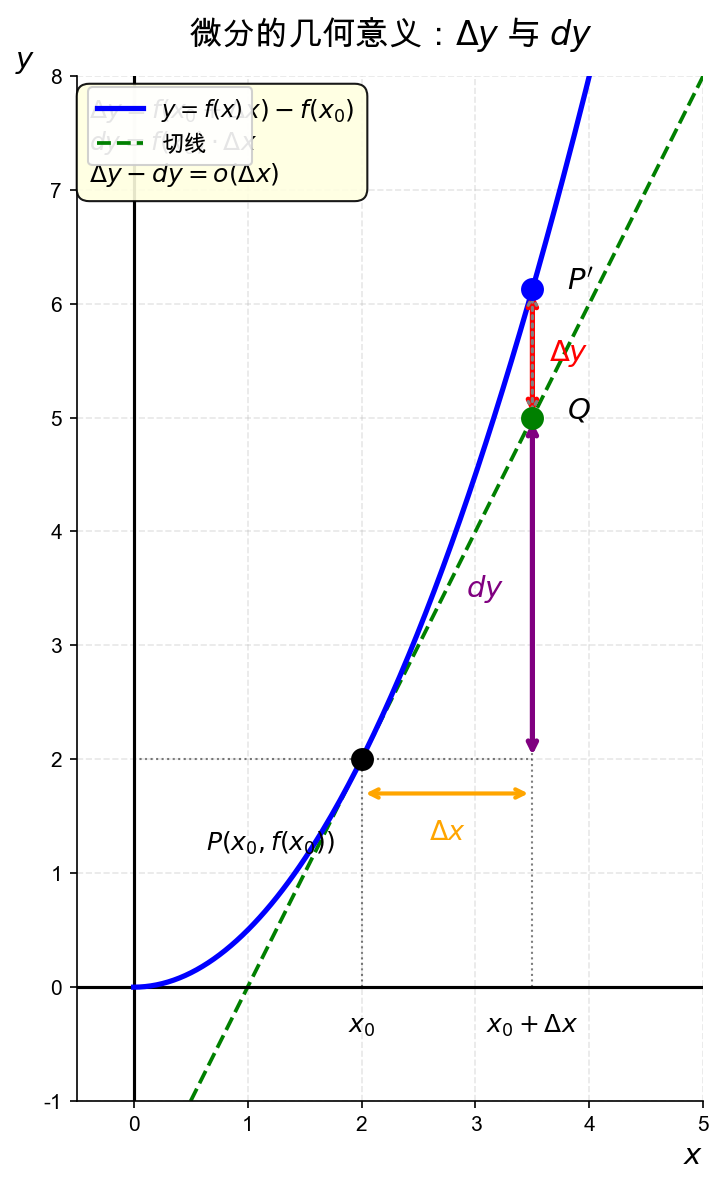

The script that saved this image:
#!/usr/bin/env python3
# -*- coding: utf-8 -*-
"""
微分概念的几何图示
展示 Δy（真实增量）和 dy（微分）的区别
"""

import matplotlib.pyplot as plt
import numpy as np
import matplotlib.patches as mpatches

# 设置中文字体
plt.rcParams['font.sans-serif'] = ['PingFang SC', 'SimHei', 'Arial Unicode MS']
plt.rcParams['axes.unicode_minus'] = False

# 创建图形
fig, ax = plt.subplots(figsize=(10, 8), dpi=150)

# 定义函数 f(x) = x^2（或其他曲线）
def f(x):
    return 0.5 * x**2

# 导数 f'(x) = x
def f_prime(x):
    return x

# 设置参数
x0 = 2  # 起始点
delta_x = 1.5  # 增量
x1 = x0 + delta_x  # 终点

# 计算关键点的 y 值
y0 = f(x0)
y1 = f(x1)
dy = f_prime(x0) * delta_x  # 微分（切线增量）

# 绘制曲线
x_curve = np.linspace(0, 5, 200)
y_curve = f(x_curve)
ax.plot(x_curve, y_curve, 'b-', linewidth=2.5, label=r'$y = f(x)$', zorder=3)

# 绘制切线
x_tangent = np.linspace(0.5, 5, 100)
y_tangent = f(x0) + f_prime(x0) * (x_tangent - x0)
ax.plot(x_tangent, y_tangent, 'g--', linewidth=1.8, label=r'切线', zorder=2)

# 绘制关键点
# P: 起点
ax.plot(x0, y0, 'ko', markersize=10, zorder=5)
ax.annotate(r'$P(x_0, f(x_0))$', xy=(x0, y0), xytext=(x0-0.8, y0-0.8),
            fontsize=12, ha='center')

# P': 曲线上的真实终点
ax.plot(x1, y1, 'bo', markersize=10, zorder=5)
ax.annotate(r"$P'$", xy=(x1, y1), xytext=(x1+0.3, y1),
            fontsize=14, ha='left', fontweight='bold')

# Q: 切线上的点
y_q = y0 + dy
ax.plot(x1, y_q, 'go', markersize=10, zorder=5)
ax.annotate(r'$Q$', xy=(x1, y_q), xytext=(x1+0.3, y_q),
            fontsize=14, ha='left', fontweight='bold')

# 绘制 Δy（真实增量）- 垂直线从 Q 到 P'
ax.annotate('', xy=(x1, y1), xytext=(x1, y_q),
            arrowprops=dict(arrowstyle='<->', color='red', lw=2.5))
ax.text(x1 + 0.15, (y1 + y_q)/2, r'$\Delta y$', fontsize=14, color='red',
        fontweight='bold', va='center')

# 绘制 dy（微分）- 垂直线从 P 到 Q
ax.annotate('', xy=(x1, y_q), xytext=(x1, y0),
            arrowprops=dict(arrowstyle='<->', color='purple', lw=2.5))
ax.text(x1 - 0.25, (y_q + y0)/2, r'$dy$', fontsize=14, color='purple',
        fontweight='bold', va='center', ha='right')

# 绘制 Δx（水平增量）
ax.annotate('', xy=(x1, y0-0.3), xytext=(x0, y0-0.3),
            arrowprops=dict(arrowstyle='<->', color='orange', lw=2))
ax.text((x0+x1)/2, y0-0.7, r'$\Delta x$', fontsize=13, color='orange',
        ha='center', fontweight='bold')

# 绘制 o(Δx) 误差标注 - 从 Q 到 P' 的一小段
# 用虚线矩形标注
ax.annotate('', xy=(x1, y1), xytext=(x1, y_q),
            arrowprops=dict(arrowstyle='<->', color='gray', lw=1.5,
                          linestyle=':'))

# 绘制辅助虚线
ax.plot([x0, x0], [0, y0], 'k:', linewidth=1, alpha=0.5)
ax.plot([x1, x1], [0, y1], 'k:', linewidth=1, alpha=0.5)
ax.plot([0, x1], [y0, y0], 'k:', linewidth=1, alpha=0.5)

# 标注 x₀ 和 x₀+Δx
ax.text(x0, -0.4, r'$x_0$', fontsize=12, ha='center')
ax.text(x1, -0.4, r'$x_0 + \Delta x$', fontsize=12, ha='center')

# 设置坐标轴
ax.set_xlim(-0.5, 5)
ax.set_ylim(-1, 8)
ax.set_aspect('equal')

# 绘制坐标轴（穿过原点风格）
ax.axhline(y=0, color='black', linewidth=1.5)
ax.axvline(x=0, color='black', linewidth=1.5)
ax.set_xlabel(r'$x$', fontsize=14, loc='right')
ax.set_ylabel(r'$y$', fontsize=14, loc='top', rotation=0)

# 添加图例
legend = ax.legend(loc='upper left', fontsize=11, framealpha=0.9)

# 添加公式说明框
textstr = '\n'.join([
    r'$\Delta y = f(x_0 + \Delta x) - f(x_0)$',
    r'$dy = f''(x_0) \cdot \Delta x$',
    r'$\Delta y - dy = o(\Delta x)$'
])
props = dict(boxstyle='round,pad=0.5', facecolor='lightyellow', alpha=0.9)
ax.text(0.02, 0.98, textstr, transform=ax.transAxes, fontsize=12,
        verticalalignment='top', bbox=props)

# 设置标题
ax.set_title(r'微分的几何意义：$\Delta y$ 与 $dy$', fontsize=16, fontweight='bold', pad=15)

# 移除顶部和右侧边框
ax.spines['top'].set_visible(False)
ax.spines['right'].set_visible(False)

# 设置网格
ax.grid(True, alpha=0.3, linestyle='--')

plt.tight_layout()

# 保存图片
output_path = '考研数学/高数-一元微分学/一元微分学的概念/4-微分的概念/assets/differential_concept.png'
plt.savefig(output_path, dpi=150, bbox_inches='tight',
            facecolor='white', edgecolor='none')
print(f"图片已保存至: {output_path}")

plt.close()
